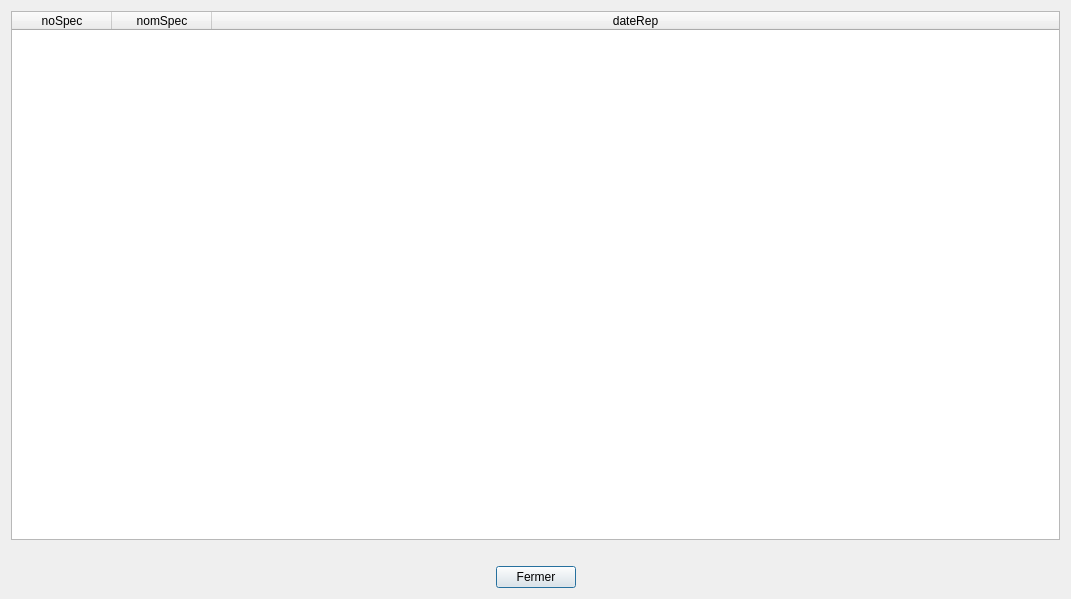
<?xml version="1.0" encoding="UTF-8"?>
<ui version="4.0">
 <class>tablesData</class>
 <widget class="QDialog" name="tablesData">
  <property name="geometry">
   <rect>
    <x>0</x>
    <y>0</y>
    <width>1071</width>
    <height>599</height>
   </rect>
  </property>
  <property name="sizePolicy">
   <sizepolicy hsizetype="Preferred" vsizetype="Preferred">
    <horstretch>0</horstretch>
    <verstretch>0</verstretch>
   </sizepolicy>
  </property>
  <property name="minimumSize">
   <size>
    <width>0</width>
    <height>0</height>
   </size>
  </property>
  <property name="windowTitle">
   <string>BD Théâtre (V0)</string>
  </property>
  <layout class="QVBoxLayout" name="verticalLayout">
   <item>
    <widget class="QTableWidget" name="tableDev_1_2">
     <property name="minimumSize">
      <size>
       <width>0</width>
       <height>400</height>
      </size>
     </property>
     <attribute name="horizontalHeaderStretchLastSection">
      <bool>true</bool>
     </attribute>
     <attribute name="verticalHeaderStretchLastSection">
      <bool>false</bool>
     </attribute>
     <column>
      <property name="text">
       <string>noSpec</string>
      </property>
     </column>
     <column>
      <property name="text">
       <string>nomSpec</string>
      </property>
     </column>
     <column>
      <property name="text">
       <string>dateRep</string>
      </property>
     </column>
    </widget>
   </item>
   <item>
    <widget class="QLabel" name="label_dev_1_2">
     <property name="text">
      <string/>
     </property>
    </widget>
   </item>
   <item>
    <layout class="QHBoxLayout" name="horizontalLayout">
     <item>
      <spacer name="horizontalSpacer">
       <property name="orientation">
        <enum>Qt::Horizontal</enum>
       </property>
       <property name="sizeHint" stdset="0">
        <size>
         <width>40</width>
         <height>20</height>
        </size>
       </property>
      </spacer>
     </item>
     <item>
      <widget class="QPushButton" name="pushButton">
       <property name="text">
        <string>Fermer</string>
       </property>
      </widget>
     </item>
     <item>
      <spacer name="horizontalSpacer_2">
       <property name="orientation">
        <enum>Qt::Horizontal</enum>
       </property>
       <property name="sizeHint" stdset="0">
        <size>
         <width>40</width>
         <height>20</height>
        </size>
       </property>
      </spacer>
     </item>
    </layout>
   </item>
  </layout>
 </widget>
 <resources/>
 <connections>
  <connection>
   <sender>pushButton</sender>
   <signal>clicked()</signal>
   <receiver>tablesData</receiver>
   <slot>close()</slot>
   <hints>
    <hint type="sourcelabel">
     <x>572</x>
     <y>588</y>
    </hint>
    <hint type="destinationlabel">
     <x>323</x>
     <y>169</y>
    </hint>
   </hints>
  </connection>
 </connections>
 <slots>
  <slot>refreshSpectaclesData()</slot>
  <slot>refreshZonesData()</slot>
  <slot>refreshRepresentationsData()</slot>
 </slots>
</ui>
